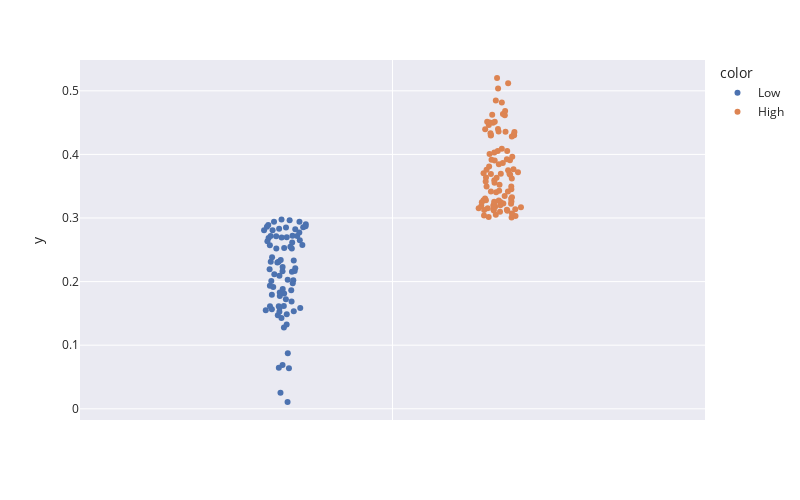

The notebook cell saved with this chart:
### Code cell
fig = px.strip(y = dataFrame[i].iloc[:,-2], color = dataFrame[i].iloc[:,-1],  hover_name=country, 
                template = 'seaborn', width = 800, height = 500
                )

fig.show()

### Figure 1 — Plotly figure (JSON) as saved in the notebook; plotly's stock layout.template omitted (floating-point values rounded to 4 significant figures)
{"data": [{"alignmentgroup": "True", "boxpoints": "all", "fillcolor": "rgba(255,255,255,0)", "hoveron": "points", "hovertemplate": "<b>%{hovertext}</b><br><br>color=Low<br>y=%{y}<extra></extra>", "hovertext": ["Afghanistan", "Angola", "Azerbaijan", "Bahrain", "Bangladesh", "Barbados", "Belize", "Benin", "Botswana", "Bulgaria", "Burkina Faso", "Burundi", "Cambodia", "Cameroon", "Central African Republic", "Chad", "Comoros", "Congo (Dem. Rep.)", "Congo (Rep.)", "Cote d'Ivoire", "Djibouti", "Dominican Republic", "Egypt", "Equatorial Guinea", "Eritrea", "Eswatini", "Ethiopia", "Gabon", "Gambia, The", "Ghana", "Guatemala", "Guinea", "Guinea-Bissau", "Haiti", "Iran", "Iraq", "Kenya", "Korea (Dem. People’s Rep.)", "Laos", "Lebanon", "Lesotho", "Liberia", "Libya", "Madagascar", "Malawi", "Mali", "Mauritania", "Mauritius", "Moldova", "Mongolia", "Mozambique", "Myanmar", "Nepal", "Niger", "Nigeria", "North Macedonia", "Pakistan", "Papua New Guinea", "Philippines", "Qatar", "Rwanda", "Senegal", "Sierra Leone", "Solomon Islands", "Somalia", "South Africa", "South Sudan", "Sudan", "Syria", "Tajikistan", "Tanzania", "Timor-Leste", "Togo", "Turkmenistan", "Uganda", "Venezuela", "Yemen", "Zambia", "Zimbabwe"], "legendgroup": "Low", "line": {"color": "rgba(255,255,255,0)"}, "marker": {"color": "rgb(76,114,176)"}, "name": "Low", "offsetgroup": "Low", "orientation": "v", "pointpos": 0, "showlegend": true, "type": "box", "x0": " ", "xaxis": "x", "y": [0.159, 0.2299, 0.2869, 0.2892, 0.1526, 0.2773, 0.2975, 0.2093, 0.294, 0.2852, 0.2168, 0.1585, 0.2716, 0.1885, 0.0874, 0.06906, 0.1935, 0.1534, 0.2115, 0.2312, 0.202, 0.2695, 0.2831, 0.1866, 0.1472, 0.1566, 0.2155, 0.2617, 0.1973, 0.2712, 0.2633, 0.1916, 0.1551, 0.1279, 0.294, 0.2652, 0.2699, 0.1613, 0.2529, 0.2721, 0.1611, 0.1617, 0.2382, 0.183, 0.2194, 0.201, 0.221, 0.257, 0.2966, 0.29, 0.2232, 0.2163, 0.2863, 0.1488, 0.06373, 0.2809, 0.2547, 0.1687, 0.2855, 0.2575, 0.2522, 0.2808, 0.1429, 0.2332, 0.01069, 0.203, 0.02509, 0.1724, 0.1325, 0.2715, 0.1813, 0.2684, 0.2338, 0.252, 0.1774, 0.2824, 0.06458, 0.2312, 0.1795], "y0": " ", "yaxis": "y"}, {"alignmentgroup": "True", "boxpoints": "all", "fillcolor": "rgba(255,255,255,0)", "hoveron": "points", "hovertemplate": "<b>%{hovertext}</b><br><br>color=High<br>y=%{y}<extra></extra>", "hovertext": ["Albania", "Algeria", "Argentina", "Armenia", "Australia", "Austria", "Bahamas", "Belarus", "Belgium", "Bhutan", "Bolivia", "Bosnia and Herzegovina", "Brazil", "Brunei Darussalam", "Cabo Verde", "Canada", "Chile", "China", "Colombia", "Costa Rica", "Croatia", "Cuba", "Cyprus", "Czech Republic", "Denmark", "Ecuador", "El Salvador", "Estonia", "Fiji", "Finland", "France", "Georgia", "Germany", "Greece", "Guyana", "Honduras", "Hungary", "Iceland", "India", "Indonesia", "Ireland", "Israel", "Italy", "Jamaica", "Japan", "Jordan", "Kazakhstan", "Korea (Rep.)", "Kosovo", "Kuwait", "Kyrgyzstan", "Latvia", "Lithuania", "Luxembourg", "Malaysia", "Maldives", "Malta", "Mexico", "Montenegro", "Morocco", "Namibia", "Netherlands", "New Zealand", "Nicaragua", "Norway", "Oman", "Panama", "Paraguay", "Peru", "Poland", "Portugal", "Romania", "Russia", "Saudi Arabia", "Serbia", "Singapore", "Slovakia", "Slovenia", "Spain", "Sri Lanka", "Suriname", "Sweden", "Switzerland", "Taiwan", "Thailand", "Trinidad and Tobago", "Tunisia", "Turkiye", "Ukraine", "United Arab Emirates", "United Kingdom", "United States", "Uruguay", "Uzbekistan", "Vietnam"], "legendgroup": "High", "line": {"color": "rgba(255,255,255,0)"}, "marker": {"color": "rgb(221,132,82)"}, "name": "High", "offsetgroup": "High", "orientation": "v", "pointpos": 0, "showlegend": true, "type": "box", "x0": " ", "xaxis": "x", "y": [0.3328, 0.3259, 0.3924, 0.3278, 0.4815, 0.4297, 0.3223, 0.3152, 0.4357, 0.3049, 0.3344, 0.3231, 0.4501, 0.3189, 0.3039, 0.5119, 0.4497, 0.3522, 0.4331, 0.4281, 0.3964, 0.3273, 0.3697, 0.3844, 0.4682, 0.3866, 0.3009, 0.4007, 0.3406, 0.4847, 0.4636, 0.3072, 0.4464, 0.3909, 0.3031, 0.3178, 0.362, 0.3704, 0.32, 0.3575, 0.4031, 0.4301, 0.4361, 0.3227, 0.4513, 0.3126, 0.3256, 0.4317, 0.3018, 0.3453, 0.3154, 0.3696, 0.3691, 0.3753, 0.3682, 0.3129, 0.3246, 0.3719, 0.3098, 0.3417, 0.3119, 0.4514, 0.4625, 0.3138, 0.5202, 0.3249, 0.3758, 0.3428, 0.3809, 0.3917, 0.4306, 0.3556, 0.3767, 0.3594, 0.3418, 0.4055, 0.3634, 0.3905, 0.4354, 0.3197, 0.3136, 0.5037, 0.44, 0.4088, 0.3305, 0.3115, 0.3277, 0.3497, 0.3303, 0.3638, 0.4054, 0.4614, 0.4395, 0.317, 0.3496], "y0": " ", "yaxis": "y"}], "layout": {"boxmode": "group", "height": 500, "legend": {"title": {"text": "color"}, "tracegroupgap": 0}, "margin": {"t": 60}, "width": 800, "xaxis": {"anchor": "y", "domain": [0, 1]}, "yaxis": {"anchor": "x", "domain": [0, 1], "title": {"text": "y"}}}}
